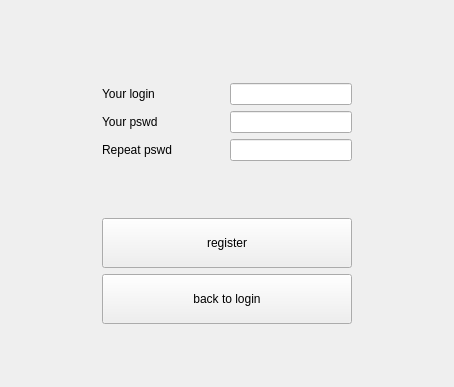
<?xml version="1.0" encoding="UTF-8"?>
<ui version="4.0">
 <class>RegistrationWidget</class>
 <widget class="QWidget" name="RegistrationWidget">
  <property name="geometry">
   <rect>
    <x>0</x>
    <y>0</y>
    <width>454</width>
    <height>387</height>
   </rect>
  </property>
  <property name="windowTitle">
   <string>RegistrationWidget</string>
  </property>
  <layout class="QGridLayout" name="gridLayout">
   <item row="0" column="1">
    <spacer name="verticalSpacer">
     <property name="orientation">
      <enum>Qt::Vertical</enum>
     </property>
     <property name="sizeHint" stdset="0">
      <size>
       <width>20</width>
       <height>40</height>
      </size>
     </property>
    </spacer>
   </item>
   <item row="4" column="0">
    <spacer name="horizontalSpacer">
     <property name="orientation">
      <enum>Qt::Horizontal</enum>
     </property>
     <property name="sizeHint" stdset="0">
      <size>
       <width>40</width>
       <height>20</height>
      </size>
     </property>
    </spacer>
   </item>
   <item row="6" column="1">
    <widget class="QPushButton" name="registerBtn">
     <property name="enabled">
      <bool>true</bool>
     </property>
     <property name="sizePolicy">
      <sizepolicy hsizetype="Minimum" vsizetype="Minimum">
       <horstretch>0</horstretch>
       <verstretch>0</verstretch>
      </sizepolicy>
     </property>
     <property name="minimumSize">
      <size>
       <width>250</width>
       <height>50</height>
      </size>
     </property>
     <property name="maximumSize">
      <size>
       <width>430</width>
       <height>56</height>
      </size>
     </property>
     <property name="baseSize">
      <size>
       <width>430</width>
       <height>65</height>
      </size>
     </property>
     <property name="text">
      <string>register</string>
     </property>
    </widget>
   </item>
   <item row="6" column="2">
    <spacer name="horizontalSpacer_2">
     <property name="orientation">
      <enum>Qt::Horizontal</enum>
     </property>
     <property name="sizeHint" stdset="0">
      <size>
       <width>40</width>
       <height>20</height>
      </size>
     </property>
    </spacer>
   </item>
   <item row="7" column="1">
    <widget class="QPushButton" name="loginBtn">
     <property name="enabled">
      <bool>true</bool>
     </property>
     <property name="sizePolicy">
      <sizepolicy hsizetype="Minimum" vsizetype="Minimum">
       <horstretch>0</horstretch>
       <verstretch>0</verstretch>
      </sizepolicy>
     </property>
     <property name="minimumSize">
      <size>
       <width>250</width>
       <height>50</height>
      </size>
     </property>
     <property name="maximumSize">
      <size>
       <width>430</width>
       <height>56</height>
      </size>
     </property>
     <property name="baseSize">
      <size>
       <width>430</width>
       <height>65</height>
      </size>
     </property>
     <property name="autoFillBackground">
      <bool>false</bool>
     </property>
     <property name="text">
      <string>back to login</string>
     </property>
    </widget>
   </item>
   <item row="2" column="1">
    <layout class="QHBoxLayout" name="horizontalLayout_5" stretch="1,1">
     <item>
      <widget class="QLabel" name="label_5">
       <property name="text">
        <string>Your login</string>
       </property>
      </widget>
     </item>
     <item>
      <widget class="QLineEdit" name="loginLineEdit">
       <property name="text">
        <string/>
       </property>
      </widget>
     </item>
    </layout>
   </item>
   <item row="8" column="1">
    <spacer name="verticalSpacer_2">
     <property name="orientation">
      <enum>Qt::Vertical</enum>
     </property>
     <property name="sizeHint" stdset="0">
      <size>
       <width>20</width>
       <height>40</height>
      </size>
     </property>
    </spacer>
   </item>
   <item row="3" column="1">
    <layout class="QHBoxLayout" name="horizontalLayout_6" stretch="1,1">
     <item>
      <widget class="QLabel" name="label_6">
       <property name="text">
        <string>Your pswd</string>
       </property>
      </widget>
     </item>
     <item>
      <widget class="QLineEdit" name="pswdLineEdit">
       <property name="text">
        <string/>
       </property>
      </widget>
     </item>
    </layout>
   </item>
   <item row="4" column="1">
    <layout class="QHBoxLayout" name="horizontalLayout_7" stretch="1,1">
     <item>
      <widget class="QLabel" name="label_7">
       <property name="text">
        <string>Repeat pswd</string>
       </property>
      </widget>
     </item>
     <item>
      <widget class="QLineEdit" name="repeatPswdLineEdit">
       <property name="text">
        <string/>
       </property>
      </widget>
     </item>
    </layout>
   </item>
   <item row="1" column="1">
    <widget class="QLabel" name="errLabel">
     <property name="styleSheet">
      <string notr="true">color:red;</string>
     </property>
     <property name="text">
      <string/>
     </property>
    </widget>
   </item>
   <item row="5" column="1">
    <spacer name="verticalSpacer_3">
     <property name="orientation">
      <enum>Qt::Vertical</enum>
     </property>
     <property name="sizeHint" stdset="0">
      <size>
       <width>20</width>
       <height>40</height>
      </size>
     </property>
    </spacer>
   </item>
  </layout>
  <zorder>loginBtn</zorder>
  <zorder>errLabel</zorder>
  <zorder>verticalSpacer_3</zorder>
  <zorder>registerBtn</zorder>
 </widget>
 <resources/>
 <connections/>
</ui>
